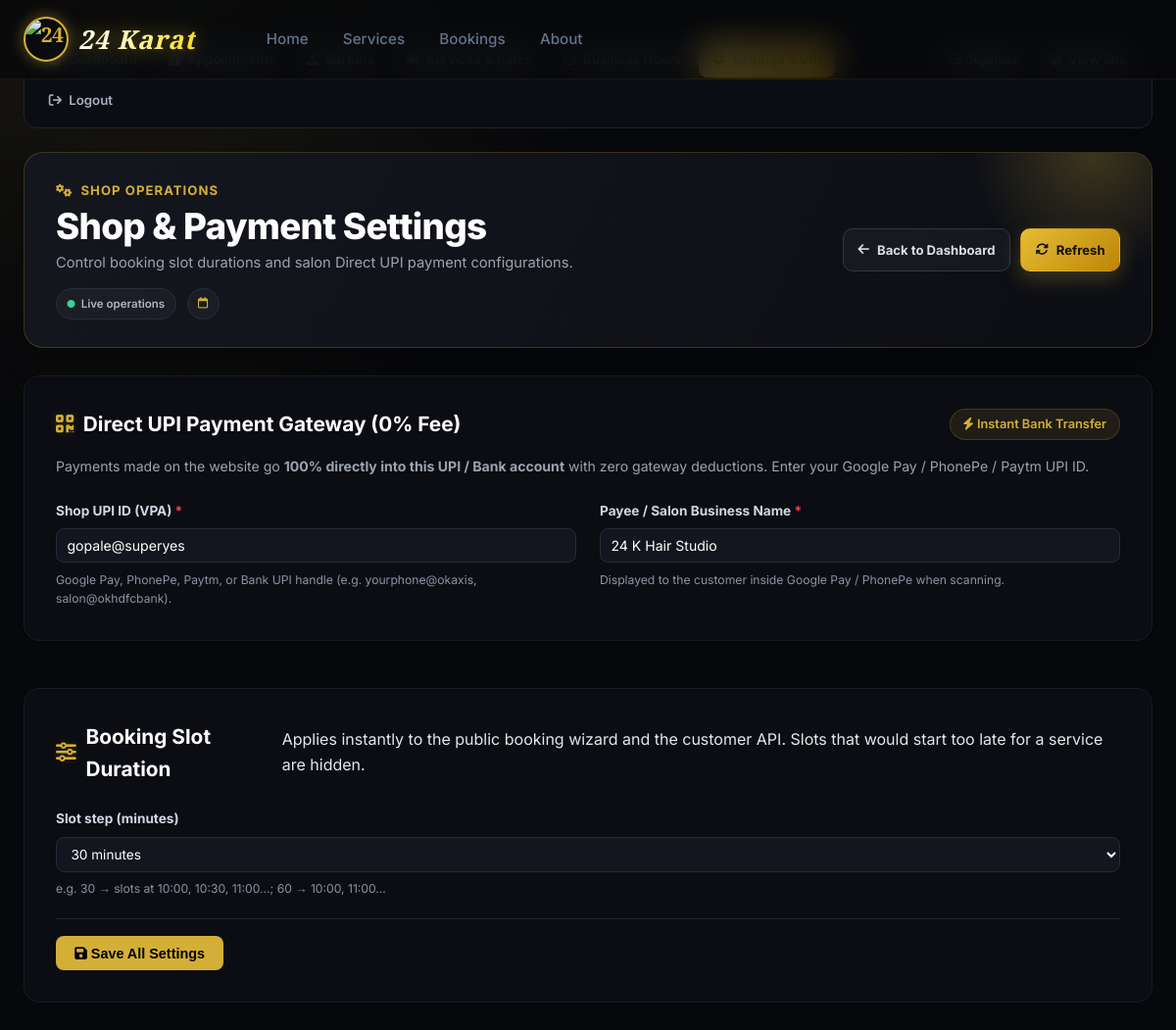
/dashboard/settings/ (signed in), run on an earlier commit of the app's database.
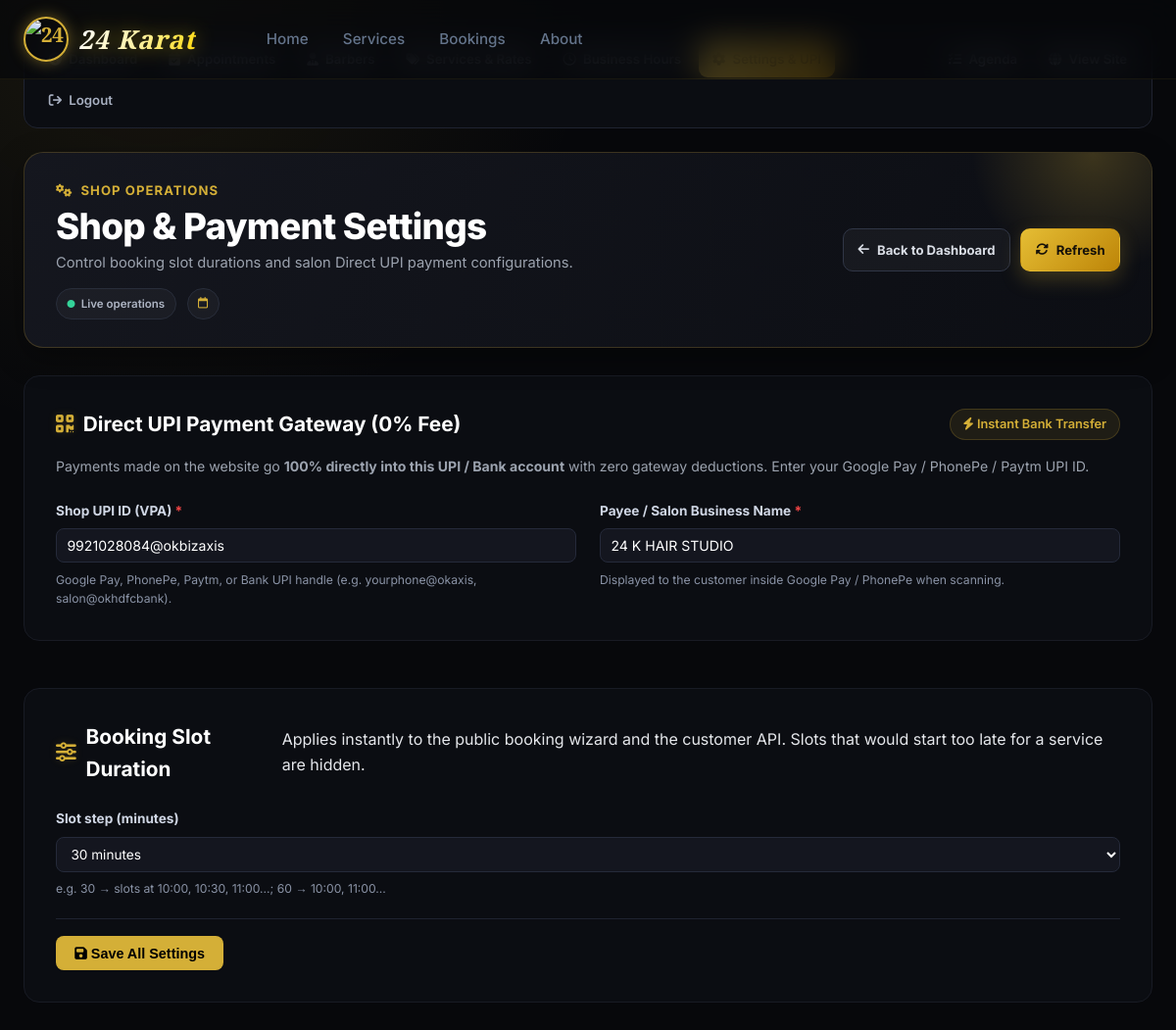
And on a later commit of the database.
### booking/models.py (models this page shows, shortened)
class ShopSetting(models.Model):
    key = models.CharField(max_length=50, unique=True)
    value = models.CharField(max_length=200, blank=True, default='')
    class Meta:
        verbose_name = 'Shop Setting'
        verbose_name_plural = 'Shop Settings'

### booking/views.py (the view, shortened to what this page needs)
# urls.py: path('dashboard/settings/', views.admin_settings, name='admin_settings'),
@barber_staff_required
def admin_settings(request):
    context = {
        'active_nav': 'settings',
        'slot_step': slot_step_minutes(),
        'slot_choices': [15, 20, 30, 45, 60, 90, 120],
        'shop_upi_id': get_shop_upi_id(),
        'shop_upi_name': get_shop_upi_name(),
    }
    return render(request, 'admin_settings.html', context)

### booking/models.py (called while the page is built)
def get_shop_setting(key, default=''):
    try:
        return ShopSetting.objects.get(key=key).value
    except ShopSetting.DoesNotExist:
        return default

def get_shop_upi_id():
    from django.conf import settings
    val = get_shop_setting('shop_upi_id', '')
    if val and val.strip():
        return val.strip()
    return getattr(settings, 'SHOP_UPI_ID', '9921028084@okbizaxis')

def get_shop_upi_name():
    from django.conf import settings
    val = get_shop_setting('shop_upi_name', '')
    if val and val.strip():
        return val.strip()
    return getattr(settings, 'SHOP_UPI_NAME', '24 K Hair Studio')

def slot_step_minutes():
    try:
        return max(5, min(int(get_shop_setting('slot_step', '30')), 120))
    except (TypeError, ValueError):
        return 30

### booking/views.py (called while the page is built)
def barber_staff_required(view_func):
    @wraps(view_func)
    def _wrapped(request, *args, **kwargs):
        if not request.user.is_authenticated:
            return redirect_to_login(request.get_full_path())
        if not request.user.is_staff:
            raise PermissionDenied
        return view_func(request, *args, **kwargs)
    return _wrapped

### templates/admin_settings.html (shortened to what the changed rows need)
{% extends 'base.html' %}
{% load static %}
{% block body_class %}barber-dashboard-page{% endblock %}
{% block content %}
<div class="admin-dashboard-wrapper">
  <div class="container">
    <div class="dashboard-header" data-animate="fade-up">
      <div>
        <h1 class="dashboard-title">Shop &amp; Payment Settings</h1>
      </div>
    </div>
    <form method="POST" action="{% url 'admin_settings' %}" id="settings-form" class="settings-form">
      <div class="dashboard-section" data-animate="fade-up" data-delay="100">
        <div class="section-title-wrap">
          <h2><i class="fa-solid fa-qrcode text-gold"></i> Direct UPI Payment Gateway (0% Fee)</h2>
        </div>
        <div class="settings-grid" style="display:grid; grid-template-columns:repeat(auto-fit, minmax(280px, 1fr)); gap:1.5rem;">
          <label class="settings-field">
            <span class="settings-label">Shop UPI ID (VPA) <span style="color:#ef4444;">*</span></span>
            <input type="text" name="shop_upi_id" value="{{ shop_upi_id }}" class="admin-inline-input" placeholder="e.g. 9921028084@okbizaxis" required />
            <span class="settings-hint">Google Pay, PhonePe, Paytm, or Bank UPI handle (e.g. yourphone@okaxis, salon@okhdfcbank).</span>
          </label>
          <label class="settings-field">
            <span class="settings-label">Payee / Salon Business Name <span style="color:#ef4444;">*</span></span>
            <input type="text" name="shop_upi_name" value="{{ shop_upi_name }}" class="admin-inline-input" placeholder="e.g. 24 K Hair Studio" required />
            <span class="settings-hint">Displayed to the customer inside Google Pay / PhonePe when scanning.</span>
          </label>
        </div>
      </div>
      <div class="dashboard-section" data-animate="fade-up" data-delay="150">
        <div class="section-title-wrap">
          <h2><i class="fa-solid fa-sliders text-gold"></i> Booking Slot Duration</h2>
        </div>
      </div>
    </form>
  </div>
</div>
{% endblock %}

What changed in the data, as far as the page shows it:
changed ShopSetting: shop_upi_id "gopale@superyes" → "9921028084@okbizaxis"
changed ShopSetting: shop_upi_name "24 K Hair Studio" → "24 K HAIR STUDIO"
